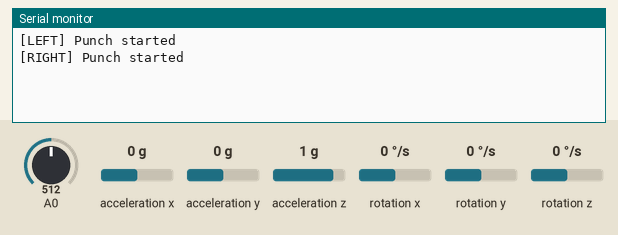
The sketch below on a simulated Arduino Uno, built with avr-gcc and run on an emulated ATmega328P. Parts: the last lines printed to the serial monitor. The test bench sets the inputs (shaded band); at power-on: A0 = 512, acceleration x 0 g, acceleration y 0 g, acceleration z 1 g, rotation x 0 °/s, rotation y 0 °/s, rotation z 0 °/s.

Above: at 1.2 s.
1.3 s: A0 set to 716
At 2.4 s:
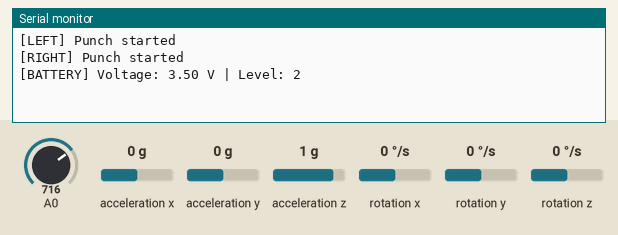
5.5 s: A0 set to 992
At 7.0 s:
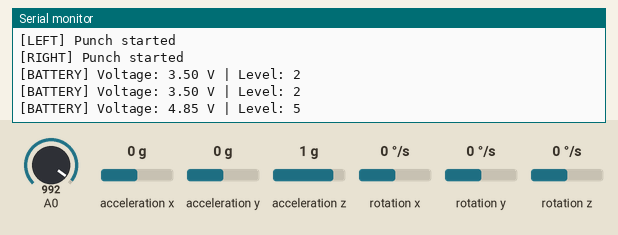

Measured:
- after the input at 1.3 s, the serial monitor: prints a new line after 0.71 s (image 1)
- after the input at 5.5 s, the serial monitor: prints a new line after 0.52 s (image 2)

The sketch:

ArduinoSinglePunch_V3.ino
```cpp
#include <Wire.h>
#include <MPU6050.h>
#include <SoftwareSerial.h>

// === Constants ===
#define RED_PUNCH 100   // Left hand (red)
#define BLUE_PUNCH 200  // Right hand (blue)

MPU6050 mpuLeft(0x68);   // AD0 = LOW
MPU6050 mpuRight(0x69);  // AD0 = HIGH
SoftwareSerial espSerial(3, 8); // RX, TX (connect to ESP32)

// === Filters and thresholds ===
const int filterSize = 10;
float accelBufferLeft[filterSize] = {0};
float accelBufferRight[filterSize] = {0};
int bufferIndex = 0;

const float punchStartThreshold = 20.0;   // Minimum jerk to detect start
const float punchEndThreshold = -20.0;    // Negative jerk to detect impact

// === Timers ===
unsigned long lastTime = 0;
unsigned long lastPrintTime = 0;
unsigned long lastPunchTimeLeft = 0;
unsigned long lastPunchTimeRight = 0;
const unsigned long printInterval = 2000;
const unsigned long punchCooldown = 500;

// === States ===
float lastAccelLeft = 0;
float lastAccelRight = 0;
bool leftPunching = false;
bool rightPunching = false;

void setup() {
  Serial.begin(9600);
  espSerial.begin(9600);
  Wire.begin();

  mpuLeft.initialize();
  mpuRight.initialize();

  if (!mpuLeft.testConnection()) Serial.println("Left MPU6050 not connected!");
  if (!mpuRight.testConnection()) Serial.println("Right MPU6050 not connected!");

  lastTime = millis();
  lastPrintTime = millis();
}

void loop() {
  unsigned long currentTime = millis();
  float dt = (currentTime - lastTime) / 1000.0;

  float aL = getMagnitude(mpuLeft);
  float aR = getMagnitude(mpuRight);

  float smoothedLeft = getSmoothedAccel(aL, accelBufferLeft);
  float smoothedRight = getSmoothedAccel(aR, accelBufferRight);

  float jerkLeft = (smoothedLeft - lastAccelLeft) / dt;
  float jerkRight = (smoothedRight - lastAccelRight) / dt;

  // === LEFT Hand ===
  if (!leftPunching && jerkLeft > punchStartThreshold) {
    leftPunching = true;
    Serial.println("[LEFT] Punch started");
  }

  if (leftPunching && jerkLeft < punchEndThreshold && (currentTime - lastPunchTimeLeft) > punchCooldown) {
    leftPunching = false;
    Serial.print("[LEFT] Punch END (impact), Jerk: "); Serial.println(jerkLeft, 2);
    espSerial.println(RED_PUNCH);
    lastPunchTimeLeft = currentTime;
  }

  // === RIGHT Hand ===
  if (!rightPunching && jerkRight > punchStartThreshold) {
    rightPunching = true;
    Serial.println("[RIGHT] Punch started");
  }

  if (rightPunching && jerkRight < punchEndThreshold && (currentTime - lastPunchTimeRight) > punchCooldown) {
    rightPunching = false;
    Serial.print("[RIGHT] Punch END (impact), Jerk: "); Serial.println(jerkRight, 2);
    espSerial.println(BLUE_PUNCH);
    lastPunchTimeRight = currentTime;
  }

  // === Battery Status ===
  if ((currentTime - lastPrintTime) > printInterval) {
    int sensorValue = analogRead(A0);
    float batteryVoltage = sensorValue * (5.0 / 1023.0);
    int batteryLevel = getBatteryLevel(batteryVoltage);
    Serial.print("[BATTERY] Voltage: ");
    Serial.print(batteryVoltage);
    Serial.print(" V | Level: ");
    Serial.println(batteryLevel);
    espSerial.println(batteryLevel);
    lastPrintTime = currentTime;
  }

  // === Update for next loop ===
  lastAccelLeft = smoothedLeft;
  lastAccelRight = smoothedRight;
  lastTime = currentTime;
  bufferIndex = (bufferIndex + 1) % filterSize;

  delay(5);
}

// === Helper: Smoothed acceleration ===
float getSmoothedAccel(float newVal, float* buffer) {
  buffer[bufferIndex] = newVal;
  float sum = 0;
  for (int i = 0; i < filterSize; i++) sum += buffer[i];
  return sum / filterSize;
}

// === Helper: Total acceleration magnitude ===
float getMagnitude(MPU6050& mpu) {
  int ax, ay, az;
  mpu.getAcceleration(&ax, &ay, &az);
  float axg = ax / 16384.0;
  float ayg = ay / 16384.0;
  float azg = az / 16384.0;
  return sqrt(axg * axg + ayg * ayg + azg * azg);
}

// === Helper: Battery level (0 to 5) ===
int getBatteryLevel(float voltage) {
  const float minVoltage = 3.0;
  const float maxVoltage = 4.2;

  voltage = constrain(voltage, minVoltage, maxVoltage);
  return (int)((voltage - minVoltage) / (maxVoltage - minVoltage) * 5.0 + 0.5);
}
```
